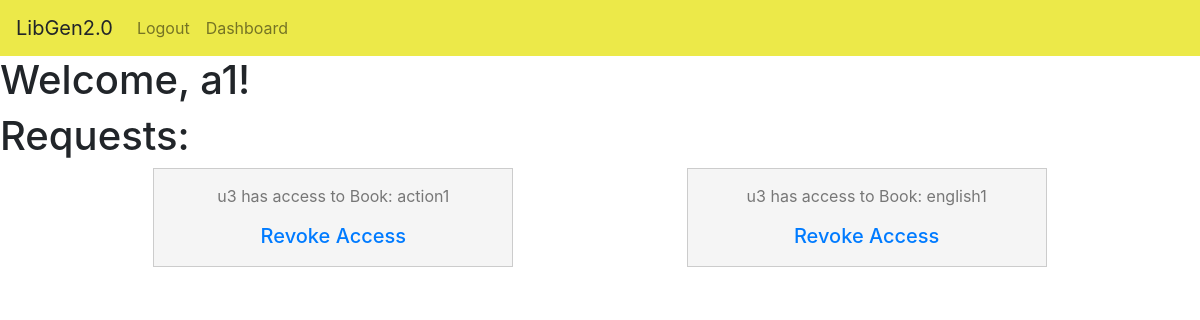
The app's page /admin_dashboard/view_book_requests (signed in) with its own data.
### tables this page shows
CREATE TABLE users (
            id INTEGER PRIMARY KEY AUTOINCREMENT,
            username TEXT UNIQUE NOT NULL,
            password TEXT NOT NULL,
            usertype TEXT NOT NULL DEFAULT 'user');

CREATE TABLE bookIssues (
            bookIssue_id INTEGER PRIMARY KEY AUTOINCREMENT,
            bookIssue_issueDate DATE NOT NULL,
            bookIssue_returnDate DATE NOT NULL,
            bookIssue_access INTEGER NOT NULL DEFAULT 0,
            bookIssue_requested INTEGER NOT NULL DEFAULT 0,
            book_id INTEGER,
            user_id INTERGER,
            FOREIGN KEY (book_id) REFERENCES books (book_id),
            FOREIGN KEY (user_id) REFERENCES users (id));

CREATE TABLE books (
            book_id INTEGER PRIMARY KEY AUTOINCREMENT,
            book_name TEXT NOT NULL,
            book_content TEXT,
            book_author TEXT NOT NULL,
            book_price INTEGER NOT NULL,
            section_id INTEGER,
            FOREIGN KEY (section_id) REFERENCES sections (section_id));

### app.py (the view)
@app.route("/admin_dashboard/view_book_requests", methods=["GET", "POST"])
def view_book_requests():
    if "username" not in session or session["usertype"] != "admin":
        return redirect(url_for("admin_login"))
    else:
        conn = sqlite3.connect(app.config["DATABASE"])
        cursor = conn.cursor()
        cursor.execute("SELECT * FROM bookIssues")
        requests_data = cursor.fetchall()
        requests = {}
        for item in requests_data:
            cursor.execute("SELECT book_name FROM books WHERE book_id = ?", (item[5],))
            book_name = cursor.fetchone()[0]
            cursor.execute("SELECT username FROM users WHERE id = ?", (item[6],))
            section_name = cursor.fetchone()[0]
            requests[item] = (book_name, section_name)
        conn.close()
        conn.close()
        return render_template(
            "view_book_requests.html", requests_data=requests_data, requests=requests
        )

### templates/view_book_requests.html (shortened to what this page needs)
<!DOCTYPE html>
<html>
<head>
    <link rel="stylesheet" href="https://cdn.jsdelivr.net/npm/bootstrap@4.0.0/dist/css/bootstrap.min.css"
>
</head>
<body>
    <nav class="navbar navbar-expand-lg navbar-light " style="background-color: #ece949;">
        <a class="navbar-brand">LibGen2.0</a>
        <div class="collapse navbar-collapse" id="navbarTogglerDemo03">
            <ul class="navbar-nav mr-auto mt-2 mt-lg-0">
                <li class="nav-item">
                    <a class="nav-link" href="/logout">Logout</a>
                </li>
                <li class="nav-item">
                    <a class="nav-link" href="/admin_dashboard">Dashboard</a>
                </li>
            </ul>
        </div>
    </nav>
    <h1>Welcome, {{ session['username'] }}!</h1>
    <div>
        <h1>Requests:</h1>
    </div>
    <div class="section-cards">
        {% if requests_data %}
            {% for req in requests_data %}
                {% if req[4] == 1 %}
                    <div class="section-card">
                        {% if req[3] == 0 %}
                            <p>{{ requests[req][1] }} requested Book: {{ requests[req][0] }}</p>
                            <a href="/view_book_requests/grant_access/{{ req[0] }}"><h5>Grant Access</h5></a>
                        {% else %}
                            <p>{{ requests[req][1] }} has access to Book: {{ requests[req][0] }}</p>
                            <a href="/view_book_requests/revoke_access/{{ req[0] }}"><h5>Revoke Access</h5></a>
                        {% endif %}
                    </div>
                {% endif %}
            {% endfor %}
        {% endif %}
    </div>
</body>
</html>

### templates/view_book_requests.html (style rules this page uses)
.section-cards { display: flex; flex-wrap: wrap; justify-content: space-evenly; align-items: center; gap: 20px; }
.section-card { border: 1px solid #ccc; padding: 10px; width: calc(33.33% - 40px); background-color: #f5f5f5; text-align: center; }
.section-card p { font-size: 1rem; color: #777; margin-top: 5px; }

### records on screen
users: username "u3"
books: book_name "action1"
books: book_name "english1"

### other values on screen
{{ session['username'] }} "a1"
